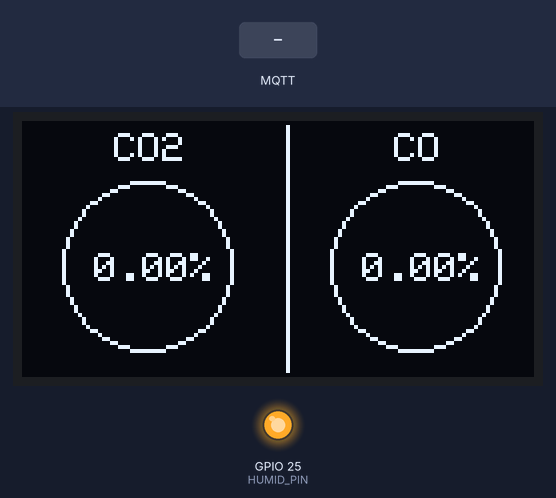
Bench run of a sketch on a simulated ESP32. Parts: 128×64 one-colour display, output pins drawn as LEDs (lit = HIGH). The inputs (shaded band) are chosen by the test bench. WiFi joins after 1.5 s; servers stay silent unless stated; the display library's start-up logo is not drawn; no MQTT or app messages arrive unless stated; what the sketch prints to the serial monitor is not drawn.

Above: at 2.7 s.
2.8 s: MQTT message "FIRE" arrives on the third subscribed topic
At 3.33 s:
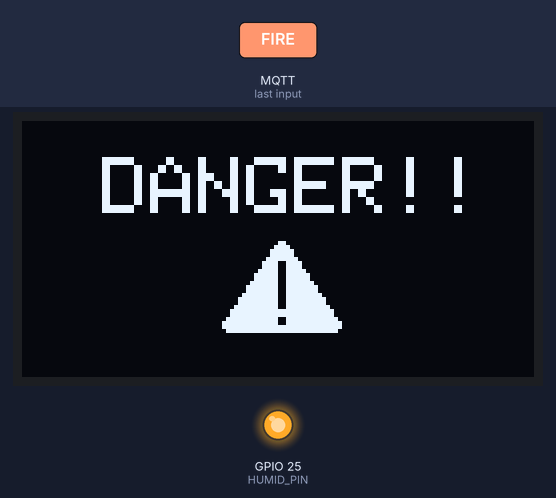
5.4 s: MQTT message "SAFE" arrives on the third subscribed topic
At 6.6 s:
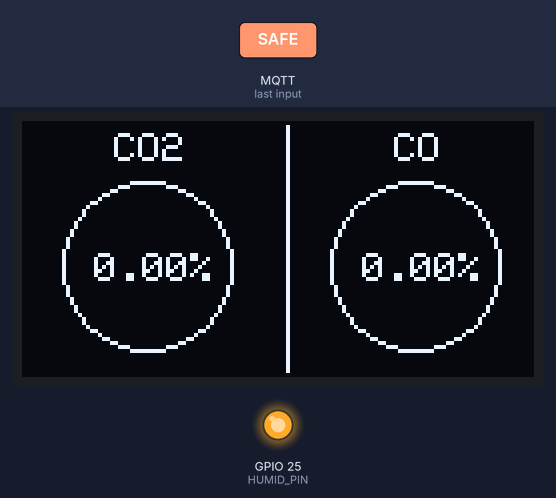
6.9 s: MQTT message "5" arrives on the first subscribed topic
Timing chart, 0 to 9.9 s (numbered marks = the images above; inputs shaded):
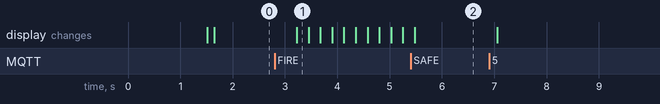

Measured:
- after the input at 2.8 s, the display: changes after 0.42 s (image 1)
- after the input at 5.4 s, the display: changes after 0.08 s (image 2)

The sketch:

ESP32_3.ino
```cpp
/*
    ESP32 Node C
    Feature connected:
    1. Humidifier
    2. OLED display
*/
#include <WiFi.h>
#include <PubSubClient.h>
#include <Adafruit_GFX.h>
#include <Adafruit_SSD1306.h>

// Macro for OLED display
#define SCREEN_WIDTH 128
#define SCREEN_HEIGHT 64
#define OLED_RESET -1
#define SCREEN_ADDRESS 0x3C
#define HUMID_PIN 25

#define MSG_BUFFER_SIZE (50)

// Update these with values suitable for your network.
const char* ssid        = "Connected WiFi Name";
const char* password    = "Connected WiFi Password";
const char* mqtt_server = "Ip address of the MQTT Broker";

// Topic subscribe
const char* mq_135_CO2_topic    = "outTopic/MQ_135/CO2";    // Topic receive data read from MQ-135
const char* mq_135_CO_topic     = "outTopic/MQ_135/CO";     // Topic receive data read from MQ-135
const char* emergency_topic     = "outTopic/emergency";     // Receive emergency signal
const char* humid_topic         = "inTopic/Humidifier";     // Topic receive signal of humidifier

// Global variable
float CO2_val = 0;
float CO_val = 0;
bool is_flammable_gas = false;
unsigned long lastMsg = 0;
char out_msg[MSG_BUFFER_SIZE];

// Bitmap
static const unsigned char PROGMEM image_Warning_30x23_bits[] = {
    0x00,0x03,0x00,0x00,0x00,0x07,0x80,0x00,0x00,0x0f,0xc0,0x00,0x00,0x0f,0xc0,0x00,0x00,0x1f,
    0xe0,0x00,0x00,0x3c,0xf0,0x00,0x00,0x3c,0xf0,0x00,0x00,0x7c,0xf8,0x00,0x00,0xfc,0xfc,0x00,
    0x00,0xfc,0xfc,0x00,0x01,0xfc,0xfe,0x00,0x03,0xfc,0xff,0x00,0x03,0xfc,0xff,0x00,0x07,0xfc,
    0xff,0x80,0x0f,0xfc,0xff,0xc0,0x0f,0xfc,0xff,0xc0,0x1f,0xfc,0xff,0xe0,0x3f,0xff,0xff,0xf0,
    0x3f,0xff,0xff,0xf0,0x7f,0xfc,0xff,0xf8,0xff,0xfc,0xff,0xfc,0xff,0xff,0xff,0xfc,0x7f,0xff,
    0xff,0xf8
};

WiFiClient espClient;
PubSubClient client(espClient);
Adafruit_SSD1306 display(SCREEN_WIDTH, SCREEN_HEIGHT, &Wire, OLED_RESET);

void setup_wifi() {
    delay(10);
    // We start by connecting to a WiFi network
    Serial.println();
    Serial.print("Connecting to ");
    Serial.println(ssid);

    WiFi.mode(WIFI_STA);
    WiFi.begin(ssid, password);

    while (WiFi.status() != WL_CONNECTED) {
        delay(500);
        Serial.print(".");
    }

    randomSeed(micros());

    Serial.println("");
    Serial.println("WiFi connected");
    Serial.println("IP address: ");
    Serial.println(WiFi.localIP());
}

void reconnect() {
    // Loop until we're reconnected
    while (!client.connected()) {
        Serial.print("Attempting MQTT connection...");
        // Create a random client ID
        String clientId = "ESP32Client-";
        clientId += "Node C";
        // Attempt to connect
        if (client.connect(clientId.c_str())) {
            Serial.println("connected");
            // // Once connected, publish an announcement...
            // client.publish(connection, "Successfully reconnect Node C");
            // ... and resubscribe
            client.subscribe(mq_135_CO2_topic);
            client.subscribe(mq_135_CO_topic);
            client.subscribe(emergency_topic);
            client.subscribe(humid_topic);

        } else {
            Serial.print("failed, rc=");
            Serial.print(client.state());
            Serial.println(" try again in 5 seconds");
            // Wait 5 seconds before retrying
            delay(5000);
        }
    }
}

void callback(char* topic, byte* payload, unsigned int length) {
    String in_msg;

    Serial.print("Message arrived [");
    Serial.print(topic);
    Serial.print("] ");
    for (int i = 0; i < length; i++) {
        Serial.print((char)payload[i]);
        in_msg += (char)payload[i];
    }
    Serial.println();

    // Here is the starting point of what to do with the data received from the MQTT topic
    // For topic: inTopic/Humidifier
    if (String(topic) == humid_topic) {
        if (in_msg == "ON") {
            Serial.println("Turn on humidifier");
            digitalWrite(HUMID_PIN, LOW);
        } else if (in_msg == "OFF") {
            Serial.println("Turn off humidifier");
            digitalWrite(HUMID_PIN, HIGH);
        }
    }

    if (String(topic) == mq_135_CO2_topic) {
        CO2_val = atof((char*) payload);
    }

    if (String(topic) == mq_135_CO_topic) {
        CO_val = atof((char*) payload);
    }

    if (String(topic) == emergency_topic) {
        if (in_msg == "FIRE") {
            is_flammable_gas = true;
            Serial.print("FIRE DETECTED");
        }
        else if (in_msg == "SAFE") {
            is_flammable_gas = false;
            Serial.println("SAFE");
        }
    }
}

void setup() {
    Serial.begin(115200);

    // Initialize pin behaviour
    pinMode(HUMID_PIN, OUTPUT);
    // Setup comm. system
    setup_wifi();
    client.setServer(mqtt_server, 1883);
    client.setCallback(callback);

    // Turn off the humidifier at initial (active low)
    digitalWrite(HUMID_PIN, HIGH);
    setup_OLED_display();
}

void loop() {
    if (!client.connected()) {
        reconnect();
    }
    client.loop();

    if (!is_flammable_gas) {
        // Need to clear & update the display
        display.clearDisplay();
        draw_CO2(CO2_val);
        // Divider
        display.drawLine(66, 1, 66, 62, 1);
        draw_CO(CO_val);
        display.display();  //Flush characters to screen
        // Need to delay
        delay(500);
    }
    else {
        draw_danger();
        display.clearDisplay();
        display.display();
        delay(200);
    }
}

void setup_OLED_display() {
    if (!display.begin(SSD1306_SWITCHCAPVCC, 0x3C)) {
    Serial.println(F("SSD1306 allocation failed"));
    while (1)
        ;
    }

    display.display();       // Clear the display buffer
    display.clearDisplay();  // Clear the display
}

void draw_CO2(float val) {
    // CO2
    // Title
    display.drawCircle(31, 36, 21, 1);
    display.setTextColor(SSD1306_WHITE);
    display.setTextSize(1);
    display.setCursor(23, 3);
    display.setTextWrap(false);
    display.print("CO2");
    // Percentage of CO2 value
    display.setTextColor(SSD1306_WHITE);
    display.setTextSize(1);
    if (val < 10) {
        display.setCursor(18, 33);  //For 3sf
        display.setTextWrap(false);
        display.print(val, 2);
    } else if (val > 10 && val < 100) {
        display.setCursor(14, 33);  //For 4sf
        display.setTextWrap(false);
        display.print(val, 2);
    } else if (val >= 100) {
        display.setCursor(21, 33);  //For 100%
        display.setTextWrap(false);
        display.print(100);
    }
    display.print("%");
}

void draw_CO(float val) {
    // CO
    display.drawCircle(98, 36, 21,  1);
    display.setTextColor(SSD1306_WHITE);
    display.setTextSize(1);
    display.setCursor(93, 3);
    display.setTextWrap(false);
    display.print("CO");
    // Percentage of CO value
    display.setTextColor(SSD1306_WHITE);
    display.setTextSize(1);
    if (val < 10) {
        display.setCursor(85, 33);  // For 3sf
        display.setTextWrap(false);
        display.print(val, 2);
    } else if (val > 10 && val < 100) {
        display.setCursor(81, 33);  // For 4sf
        display.setTextWrap(false);
        display.print(val, 2);
    } else if (val >= 100) {
        display.setCursor(88, 33);  //For 100%
        display.setTextWrap(false);
        display.print(100);
    }
    display.print("%");
}

void draw_danger() {
    display.clearDisplay();
    display.drawBitmap(50, 30, image_Warning_30x23_bits, 30, 23, 1);
    display.setTextColor(1);
    display.setTextSize(2);
    display.setCursor(20, 9);
    display.setTextWrap(false);
    display.print("DANGER!!");
    display.display();
    delay(200);
}
```
